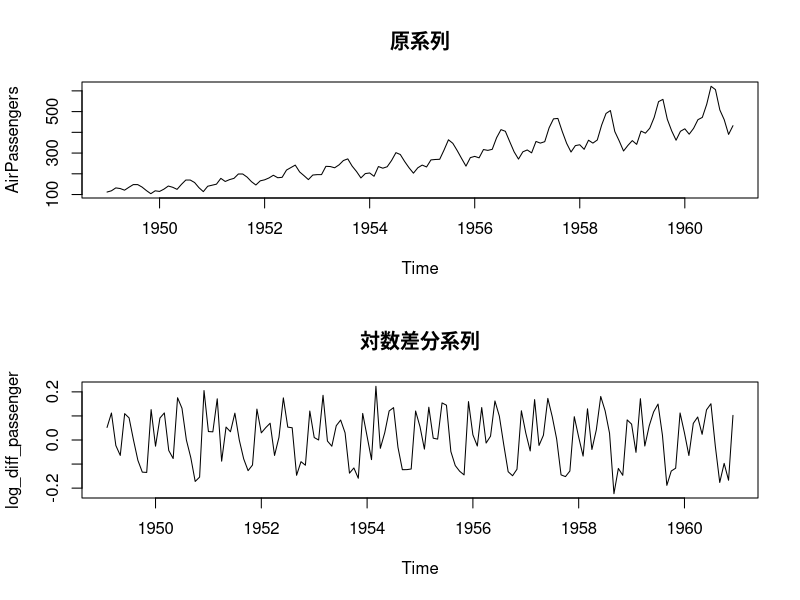

Generate this figure with R: (Note: this script raises an error after producing the figure.)
# ts はテーブルデータっぽいけど、普通に１元配列（/ ベクトル）のようにdiff が取れる.
# log を取らない場合（差分だけの場合）、乗員数の増え方が年々指数的に増えているから振れ幅が大きくなるようなグラフになる.
# log(a) - log(b), つまり a/b のように、対数差分系列は近似的に「変化率」の推移と等しくなるため解釈しなすくなるというメリットがある.
log_diff_passenger = diff(log(AirPassengers))
# 図示
par(mfrow = c(2, 1))
plot(AirPassengers, main = "原系列")
plot(log_diff_passenger, main = "対数差分系列")
par(mfrow = c(1, 1))

# ML 用にラグをとって、過去のデータを説明変数にする
# embed関数による整形
# （カラム1 を応答変数、それ以外の３つを説明変数とする. 過去３つのデータから予測するモデルにする）
lag_num = 4
exp_val_sample = as.data.frame(embed(log_diff_passenger, lag_num))

# 列名の変更
colnames(exp_val_sample)[1] = "Y"
for (i in 2:lag_num) {
  colnames(exp_val_sample)[i] = paste("Lag", i - 1, sep = "")
}

library(caret)
library(kernlab)
library(doParallel)
cl = makePSOCKcluster(detectCores())
registerDoParallel(cl)

# モデルの構築
set.seed(0)
tuned_svm_sample = train(
  Y ~ .,
  data = exp_val_sample,
  # サポートベクトル回帰だから、εをチューニングしたいが、caretではできない。。。
  # コストパラメタC, ガウシアンカーネルsigma のみ
  method = 'svmRadial',
  # SVM を使う.
  tuneGrid = expand.grid(C = c(1:5), sigma = 2 ^ c(-1:1)),
  # 標準化
  preProcess = c('center', 'scale')
)


## 最適な次数を選ぶ
# 予測精度などを格納する入れ物
sim_result = data.frame(
  order = numeric(),
  error = numeric(),
  C = numeric(),
  sigma = numeric()
)

# 予測モデルの一覧を格納する入れ物
tuned_models = list()
# 最大ラグ数
lag_max = 12

# 訓練データの作成
# 最後のデータだけテスト用に残しておく
exp_val =
  as.data.frame(embed(log_diff_passenger[-length(log_diff_passenger)], lag_max + 1))
colnames(exp_val)[1] = "Y"
for (i in 2:(lag_max + 1)) {
  colnames(exp_val)[i] = paste("Lag", i - 1, sep = "")
}

# ループさせて、最も予測精度が高くなるラグ数を調べる（ループの中でベストなパラメタの組も見つける）
for (i in 1:lag_max) {
  # 必要なラグまで、データを切り落とす
  exp_val_tmp = exp_val[, c(1:(i + 1))]
  
  # 予測モデルの作成
  tuned_svm = train(
    Y ~ .,
    data = exp_val_tmp,
    method = "svmRadial",
    tuneGrid = expand.grid(C = c(1:3), sigma = 2 ^ c(-1:1)),
    preProcess = c('center', 'scale')
  )
  
  # 予測モデルを保存する
  tuned_models = c(tuned_models, list(tuned_svm))
  
  # 予測精度などを保存する
  sim_result[i, "order"] = i
  # 最小の予測誤差、すなわち、最も良いパラメタを使った場合の予測誤差だけを管理
  sim_result[i, "error"] = min(tuned_svm$results$RMSE)
  sim_result[i, "sigma"] = tuned_svm$bestTune["sigma"]
  sim_result[i, "C"]     = tuned_svm$bestTune["C"]
}

# ラグと予測精度の関係
plot(
  sim_result$error ~ sim_result$order,
  main = "次数と予測誤差の関係",
  xlab = "order",
  ylab = "error"
)


# 最も予測精度が高かったモデルの評価結果
best = subset(sim_result, sim_result$error == min(sim_result$error)) # subset = dplyr のfilter と等価
# 次数だけを取り出す
best_order = best$order
## 当てはまりの精度の確認
# 最も予測精度が高かったモデルを取り出す
best_model = tuned_models[[best_order]]


# 予測値と実測値のプロット
# なお、これは「手持ちのデータへの当てはまり」の精度であることに注意
# 学習に使っていない、1:12,last データをplot から除く#
# .(この範囲はtrainデータへの当てはまり具合を比較できないため)
plot(log_diff_passenger[-c(1:lag_max, length(log_diff_passenger))], type =
       "l")
lines(predict(best_model),
      col = 2,
      lwd = 2,
      lty = 2)
legend(
  legend = c("実測値", "予測値"),
  "topright",
  col = c(1, 2),
  lwd = c(1, 2),
  lty = c(1, 2)
)

# train データに使った最後の行の説明変数を取り出す
# nrow はdata.frameの行数. length はカラム数
last_data <- exp_val[nrow(exp_val), 1:best_order]
# 列名を、学習データに合わせる
for (i in 1:best_order) {
  colnames(last_data)[i] <- paste("Lag", i, sep = "")
}

predict(best_model, last_data) # 予測結果
log_diff_passenger[length(log_diff_passenger)] # 正解
